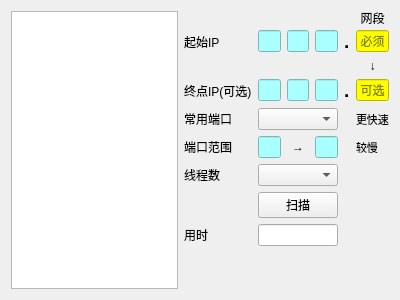
<?xml version="1.0" encoding="UTF-8"?>
<ui version="4.0">
 <class>Form</class>
 <widget class="QWidget" name="Form">
  <property name="geometry">
   <rect>
    <x>0</x>
    <y>0</y>
    <width>400</width>
    <height>300</height>
   </rect>
  </property>
  <property name="windowTitle">
   <string>PortScanner</string>
  </property>
  <layout class="QGridLayout" name="gridLayout">
   <item row="0" column="0" rowspan="10">
    <widget class="QPlainTextEdit" name="output">
     <property name="styleSheet">
      <string notr="true"/>
     </property>
     <property name="tabChangesFocus">
      <bool>false</bool>
     </property>
     <property name="readOnly">
      <bool>true</bool>
     </property>
    </widget>
   </item>
   <item row="0" column="6">
    <widget class="QLabel" name="label_4">
     <property name="maximumSize">
      <size>
       <width>16777215</width>
       <height>13</height>
      </size>
     </property>
     <property name="text">
      <string>网段</string>
     </property>
     <property name="alignment">
      <set>Qt::AlignCenter</set>
     </property>
    </widget>
   </item>
   <item row="1" column="1">
    <widget class="QLabel" name="label">
     <property name="text">
      <string>起始IP</string>
     </property>
    </widget>
   </item>
   <item row="1" column="2">
    <widget class="QLineEdit" name="sip1">
     <property name="maximumSize">
      <size>
       <width>48</width>
       <height>16777215</height>
      </size>
     </property>
     <property name="styleSheet">
      <string notr="true">background-color: rgb(170, 255, 255);</string>
     </property>
     <property name="inputMask">
      <string/>
     </property>
     <property name="text">
      <string/>
     </property>
     <property name="maxLength">
      <number>3</number>
     </property>
     <property name="frame">
      <bool>true</bool>
     </property>
     <property name="alignment">
      <set>Qt::AlignCenter</set>
     </property>
    </widget>
   </item>
   <item row="1" column="3">
    <widget class="QLineEdit" name="sip2">
     <property name="maximumSize">
      <size>
       <width>48</width>
       <height>16777215</height>
      </size>
     </property>
     <property name="styleSheet">
      <string notr="true">background-color: rgb(170, 255, 255);</string>
     </property>
     <property name="inputMask">
      <string/>
     </property>
     <property name="text">
      <string/>
     </property>
     <property name="maxLength">
      <number>3</number>
     </property>
     <property name="frame">
      <bool>true</bool>
     </property>
     <property name="alignment">
      <set>Qt::AlignCenter</set>
     </property>
    </widget>
   </item>
   <item row="1" column="4">
    <widget class="QLineEdit" name="sip3">
     <property name="maximumSize">
      <size>
       <width>48</width>
       <height>16777215</height>
      </size>
     </property>
     <property name="styleSheet">
      <string notr="true">background-color: rgb(170, 255, 255);</string>
     </property>
     <property name="inputMask">
      <string/>
     </property>
     <property name="text">
      <string/>
     </property>
     <property name="maxLength">
      <number>3</number>
     </property>
     <property name="frame">
      <bool>true</bool>
     </property>
     <property name="alignment">
      <set>Qt::AlignCenter</set>
     </property>
    </widget>
   </item>
   <item row="1" column="5">
    <widget class="QLabel" name="label_12">
     <property name="maximumSize">
      <size>
       <width>10</width>
       <height>16777215</height>
      </size>
     </property>
     <property name="font">
      <font>
       <pointsize>14</pointsize>
       <bold>true</bold>
      </font>
     </property>
     <property name="text">
      <string>.</string>
     </property>
    </widget>
   </item>
   <item row="1" column="6">
    <widget class="QLineEdit" name="sip4">
     <property name="styleSheet">
      <string notr="true">background-color: rgb(255, 255, 0);</string>
     </property>
     <property name="maxLength">
      <number>3</number>
     </property>
     <property name="alignment">
      <set>Qt::AlignCenter</set>
     </property>
     <property name="placeholderText">
      <string>必须</string>
     </property>
    </widget>
   </item>
   <item row="2" column="6">
    <widget class="QLabel" name="label_5">
     <property name="maximumSize">
      <size>
       <width>16777215</width>
       <height>15</height>
      </size>
     </property>
     <property name="text">
      <string>↓</string>
     </property>
     <property name="alignment">
      <set>Qt::AlignCenter</set>
     </property>
    </widget>
   </item>
   <item row="3" column="1">
    <widget class="QLabel" name="label_2">
     <property name="text">
      <string>终点IP(可选)</string>
     </property>
    </widget>
   </item>
   <item row="3" column="2">
    <widget class="QLineEdit" name="dip1">
     <property name="styleSheet">
      <string notr="true">background-color: rgb(170, 255, 255);</string>
     </property>
     <property name="maxLength">
      <number>3</number>
     </property>
     <property name="alignment">
      <set>Qt::AlignCenter</set>
     </property>
     <property name="readOnly">
      <bool>true</bool>
     </property>
    </widget>
   </item>
   <item row="3" column="3">
    <widget class="QLineEdit" name="dip2">
     <property name="styleSheet">
      <string notr="true">background-color: rgb(170, 255, 255);</string>
     </property>
     <property name="maxLength">
      <number>3</number>
     </property>
     <property name="alignment">
      <set>Qt::AlignCenter</set>
     </property>
     <property name="readOnly">
      <bool>true</bool>
     </property>
    </widget>
   </item>
   <item row="3" column="4">
    <widget class="QLineEdit" name="dip3">
     <property name="styleSheet">
      <string notr="true">background-color: rgb(170, 255, 255);</string>
     </property>
     <property name="maxLength">
      <number>3</number>
     </property>
     <property name="alignment">
      <set>Qt::AlignCenter</set>
     </property>
     <property name="readOnly">
      <bool>true</bool>
     </property>
    </widget>
   </item>
   <item row="3" column="5">
    <widget class="QLabel" name="label_13">
     <property name="maximumSize">
      <size>
       <width>10</width>
       <height>16777215</height>
      </size>
     </property>
     <property name="font">
      <font>
       <pointsize>14</pointsize>
       <bold>true</bold>
      </font>
     </property>
     <property name="text">
      <string>.</string>
     </property>
    </widget>
   </item>
   <item row="3" column="6">
    <widget class="QLineEdit" name="dip4">
     <property name="toolTip">
      <string>可选，空则只扫描一个IP</string>
     </property>
     <property name="whatsThis">
      <string/>
     </property>
     <property name="styleSheet">
      <string notr="true">background-color: rgb(255, 255, 0);</string>
     </property>
     <property name="maxLength">
      <number>3</number>
     </property>
     <property name="alignment">
      <set>Qt::AlignCenter</set>
     </property>
     <property name="placeholderText">
      <string>可选</string>
     </property>
    </widget>
   </item>
   <item row="4" column="1">
    <widget class="QLabel" name="label_3">
     <property name="font">
      <font>
       <pointsize>9</pointsize>
      </font>
     </property>
     <property name="text">
      <string>常用端口</string>
     </property>
    </widget>
   </item>
   <item row="4" column="6">
    <widget class="QLabel" name="label_6">
     <property name="font">
      <font>
       <pointsize>8</pointsize>
      </font>
     </property>
     <property name="text">
      <string>更快速</string>
     </property>
    </widget>
   </item>
   <item row="5" column="1">
    <widget class="QLabel" name="label_7">
     <property name="text">
      <string>端口范围</string>
     </property>
    </widget>
   </item>
   <item row="5" column="2">
    <widget class="QLineEdit" name="sport">
     <property name="styleSheet">
      <string notr="true">background-color: rgb(170, 255, 255);</string>
     </property>
     <property name="text">
      <string/>
     </property>
     <property name="maxLength">
      <number>5</number>
     </property>
    </widget>
   </item>
   <item row="5" column="3">
    <widget class="QLabel" name="label_8">
     <property name="text">
      <string>→</string>
     </property>
     <property name="alignment">
      <set>Qt::AlignCenter</set>
     </property>
    </widget>
   </item>
   <item row="5" column="4">
    <widget class="QLineEdit" name="eport">
     <property name="styleSheet">
      <string notr="true">background-color: rgb(170, 255, 255);</string>
     </property>
     <property name="text">
      <string/>
     </property>
     <property name="maxLength">
      <number>5</number>
     </property>
    </widget>
   </item>
   <item row="5" column="6">
    <widget class="QLabel" name="label_10">
     <property name="font">
      <font>
       <pointsize>8</pointsize>
      </font>
     </property>
     <property name="text">
      <string>较慢</string>
     </property>
    </widget>
   </item>
   <item row="6" column="1">
    <widget class="QLabel" name="label_9">
     <property name="text">
      <string>线程数</string>
     </property>
    </widget>
   </item>
   <item row="8" column="1">
    <widget class="QLabel" name="label_11">
     <property name="text">
      <string>用时</string>
     </property>
    </widget>
   </item>
   <item row="8" column="2" colspan="3">
    <widget class="QLineEdit" name="elapsetime">
     <property name="cursor">
      <cursorShape>ArrowCursor</cursorShape>
     </property>
     <property name="readOnly">
      <bool>true</bool>
     </property>
    </widget>
   </item>
   <item row="9" column="2">
    <spacer name="verticalSpacer">
     <property name="orientation">
      <enum>Qt::Vertical</enum>
     </property>
     <property name="sizeType">
      <enum>QSizePolicy::Maximum</enum>
     </property>
     <property name="sizeHint" stdset="0">
      <size>
       <width>20</width>
       <height>62</height>
      </size>
     </property>
    </spacer>
   </item>
   <item row="4" column="2" colspan="3">
    <widget class="QComboBox" name="portlstslct"/>
   </item>
   <item row="6" column="2" colspan="3">
    <widget class="QComboBox" name="threadcount"/>
   </item>
   <item row="7" column="2" colspan="3">
    <widget class="QPushButton" name="startscan">
     <property name="text">
      <string>扫描</string>
     </property>
    </widget>
   </item>
  </layout>
 </widget>
 <resources/>
 <connections/>
</ui>
